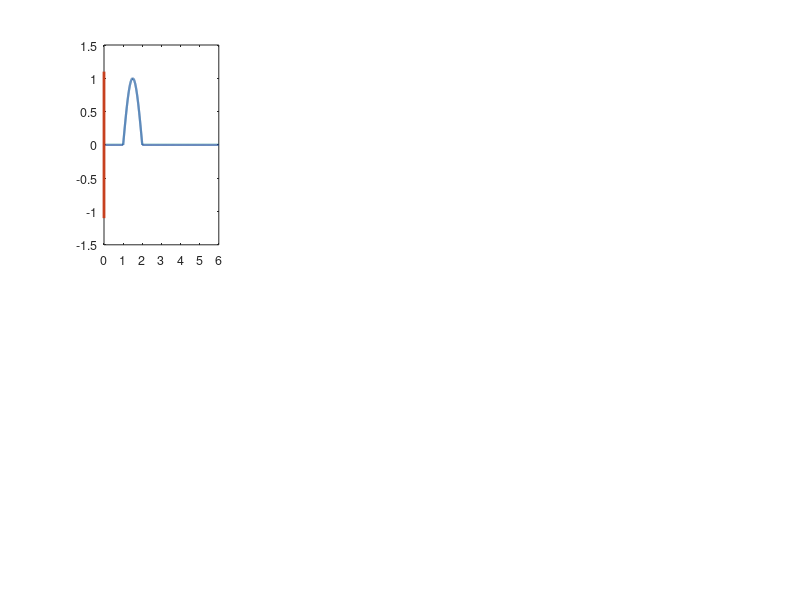

Recreate this plot in MATLAB. (Note: this script raises an error after producing the figure.)
% Ecuacion de onda en 1D: figuras estaticas
%
% Genera tres archivos PDF en el directorio actual:
%   onda_reflexion.pdf     reflexion de un pulso en x=0, Dirichlet contra Neumann
%   onda_periodicidad.pdf  pulso rebotando en [0,1]: la solucion es 2L/c periodica
%   cuerda_pulsada.pdf     sumas parciales de la serie y perfil de la cuerda
%
% Imprime ademas las verificaciones numericas: u(0,t)=0 con Dirichlet, la
% duplicacion de amplitud con Neumann, la periodicidad exacta, los coeficientes
% A_n contra cuadratura, y la cuerda plana en t = L/(2c).

set(0,'DefaultAxesFontSize',9);
AZ=[.10 .35 .62]; RJ=[.78 .25 .12]; GR=[.45 .45 .45];

%% ---------- Figura 1: reflexion en la semirrecta  (Dirichlet vs Neumann)
g  = @(x) (x>=1 & x<=2).*sin(pi*(x-1));          % pulso positivo en [1,2]
go = @(x) sign(x).*g(abs(x));                     % extension impar
ge = @(x) g(abs(x));                              % extension par
x  = linspace(0,6,3001);  ts=[0 1.5 2.5 3.5];  c=1;

f=figure('Visible','on','Position',[0 0 980 340]);
for k=1:4
  t=ts(k);
  uD=.5*(go(x-c*t)+go(x+c*t));   uN=.5*(ge(x-c*t)+ge(x+c*t));
  subplot(2,4,k)
    plot(x,uD,'-','Color',AZ,'LineWidth',1.6); hold on
    plot([0 0],[-1.1 1.1],'-','Color',RJ,'LineWidth',2);
    yline(0,'-','Color',GR,'LineWidth',.4);
    axis([0 6 -1.15 1.15]); box off
    title(sprintf('t = %.1f',t),'FontWeight','normal')
    if k==1, ylabel({'Dirichlet','u(0,t)=0'},'Color',RJ); end
  subplot(2,4,4+k)
    plot(x,uN,'-','Color',AZ,'LineWidth',1.6); hold on
    plot([0 0],[-1.1 1.1],'-','Color',RJ,'LineWidth',2);
    yline(0,'-','Color',GR,'LineWidth',.4);
    axis([0 6 -1.15 1.15]); box off; xlabel('x')
    if k==1, ylabel({'Neumann','u_x(0,t)=0'},'Color',RJ); end
end
exportgraphics(gcf,'onda_reflexion.pdf','ContentType','vector');
fprintf('--- semirrecta ---\n');
fprintf('Dirichlet: u(0,t) max sobre t en [0,4] = %.2e\n', ...
   max(abs(arrayfun(@(t).5*(go(-t)+go(t)),linspace(0,4,401)))));
uN15=.5*(ge(x-1.5)+ge(x+1.5));
fprintf('Neumann  : max u(.,1.5) = %.4f   (amplitud incidente 0.5)\n',max(uN15));
uD35=.5*(go(x-3.5)+go(x+3.5));
fprintf('Dirichlet: min u(.,3.5) = %.4f   (pulso invertido)\n',min(uD35));

%% ---------- Figura 2: periodicidad en el intervalo [0,1]
L=1; c=1;
g2 = @(x) (x>=.1 & x<=.4).*sin(pi*(x-.1)/.3).^2;        % pulso suave
gt = @(x) per2odd(x,g2);                                 % impar 2-periodica
xx = linspace(0,1,2001); ts2=[0 .3 .6 1.0 1.6 2.0];
f=figure('Visible','on','Position',[0 0 980 330]);
for k=1:6
  t=ts2(k); u=.5*(gt(xx-c*t)+gt(xx+c*t));
  subplot(2,3,k)
    plot(xx,u,'-','Color',AZ,'LineWidth',1.6); hold on
    plot([0 0],[-1 1],'-','Color',RJ,'LineWidth',2);
    plot([1 1],[-1 1],'-','Color',RJ,'LineWidth',2);
    yline(0,'-','Color',GR,'LineWidth',.4);
    axis([0 1 -1.12 1.12]); box off
    title(sprintf('t = %.1f',t),'FontWeight','normal')
    if k>3, xlabel('x'); end
end
exportgraphics(gcf,'onda_periodicidad.pdf','ContentType','vector');
u0=.5*(gt(xx)+gt(xx)); u2=.5*(gt(xx-2)+gt(xx+2));
fprintf('--- intervalo ---\nperiodicidad: max|u(.,2L/c)-u(.,0)| = %.3e\n',max(abs(u2-u0)));

%% ---------- Figura 3: la cuerda pulsada
gtri=@(x) min(x,1-x).*(x>=0 & x<=1);
gtp = @(x) per2odd(x,gtri);
N=1:400; An=(4./(N.^2*pi^2)).*sin(N*pi/2);
Anq=zeros(size(N));
for n=N, Anq(n)=2*integral(@(s)gtri(s).*sin(n*pi*s),0,1,'AbsTol',1e-13); end
fprintf('--- cuerda pulsada ---\nmax|An formula - An cuadratura| = %.2e\n',max(abs(An-Anq)));

f=figure('Visible','on','Position',[0 0 940 300]);
subplot(1,2,1)
  xs=linspace(0,1,1201);
  plot(xs,gtri(xs),'-','Color',[0 0 0],'LineWidth',2.2); hold on
  est={'-','-','-'}; Ns=[1 3 11]; col=[RJ; .85 .55 .15; AZ];
  for j=1:3
    S=zeros(size(xs));
    for n=1:Ns(j), S=S+An(n)*sin(n*pi*xs); end
    plot(xs,S,est{j},'Color',col(j,:),'LineWidth',1.4);
  end
  legend({'g(x)','N=1','N=3','N=11'},'Location','south','FontSize',8,'Box','off');
  xlabel('x'); title('Sumas parciales en t=0','FontWeight','normal'); box off
subplot(1,2,2)
  tt=[0 .15 .3 .5]; sty={'-','-','-','--'};
  for j=1:4
    u=.5*(gtp(xs-tt(j))+gtp(xs+tt(j)));
    plot(xs,u,sty{j},'Color',AZ*(1-.22*(j-1))+.22*(j-1),'LineWidth',1.7); hold on
  end
  yline(0,'-','Color',GR,'LineWidth',.4);
  legend({'t=0','t=0.15','t=0.3','t=0.5'},'Location','northeast','FontSize',8,'Box','off');
  axis([0 1 -.05 .55]); xlabel('x'); box off
  title('Perfil de la cuerda','FontWeight','normal');
exportgraphics(gcf,'cuerda_pulsada.pdf','ContentType','vector');
u05=.5*(gtp(xs-.5)+gtp(xs+.5));
fprintf('en t=L/(2c)=0.5 la cuerda esta plana: max|u| = %.2e\n',max(abs(u05)));
% serie truncada contra reflexion
for Nt=[11 51 201]
  S=zeros(size(xs)); t=.3;
  for n=1:Nt, S=S+An(n)*sin(n*pi*xs)*cos(n*pi*t); end
  ur=.5*(gtp(xs-t)+gtp(xs+t));
  fprintf('N=%3d: max|serie - reflexion| en t=0.3 = %.3e\n',Nt,max(abs(S-ur)));
end

function y=per2odd(x,g)       % extension impar y 2-periodica de g:[0,1]->R
  z=mod(x,2); y=zeros(size(z));
  m1=z<=1;  y(m1)=g(z(m1));
  m2=~m1;   y(m2)=-g(2-z(m2));
end
